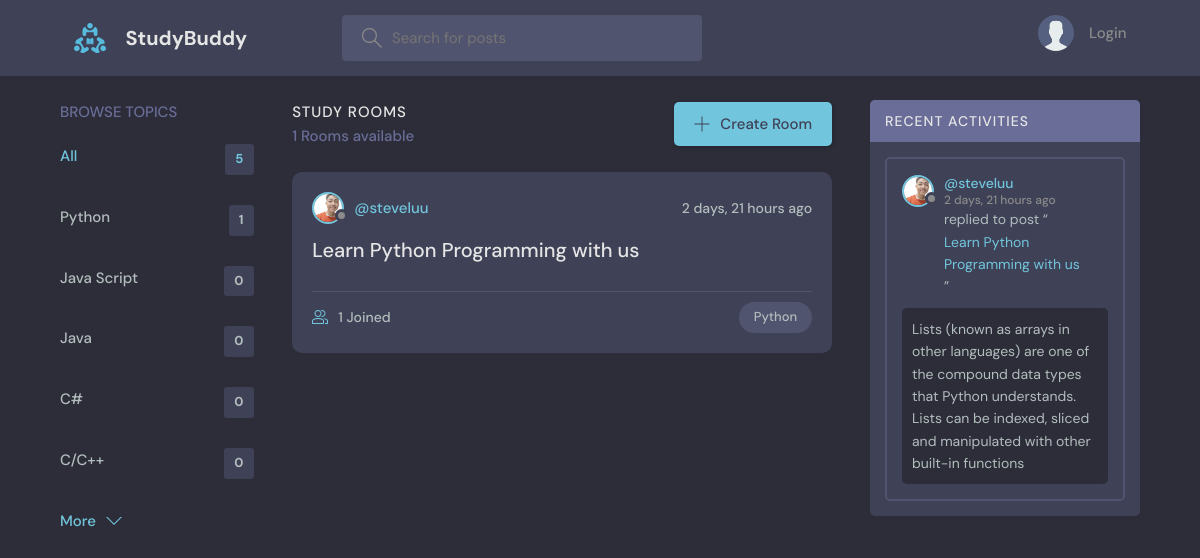
Before: / with the older database file.
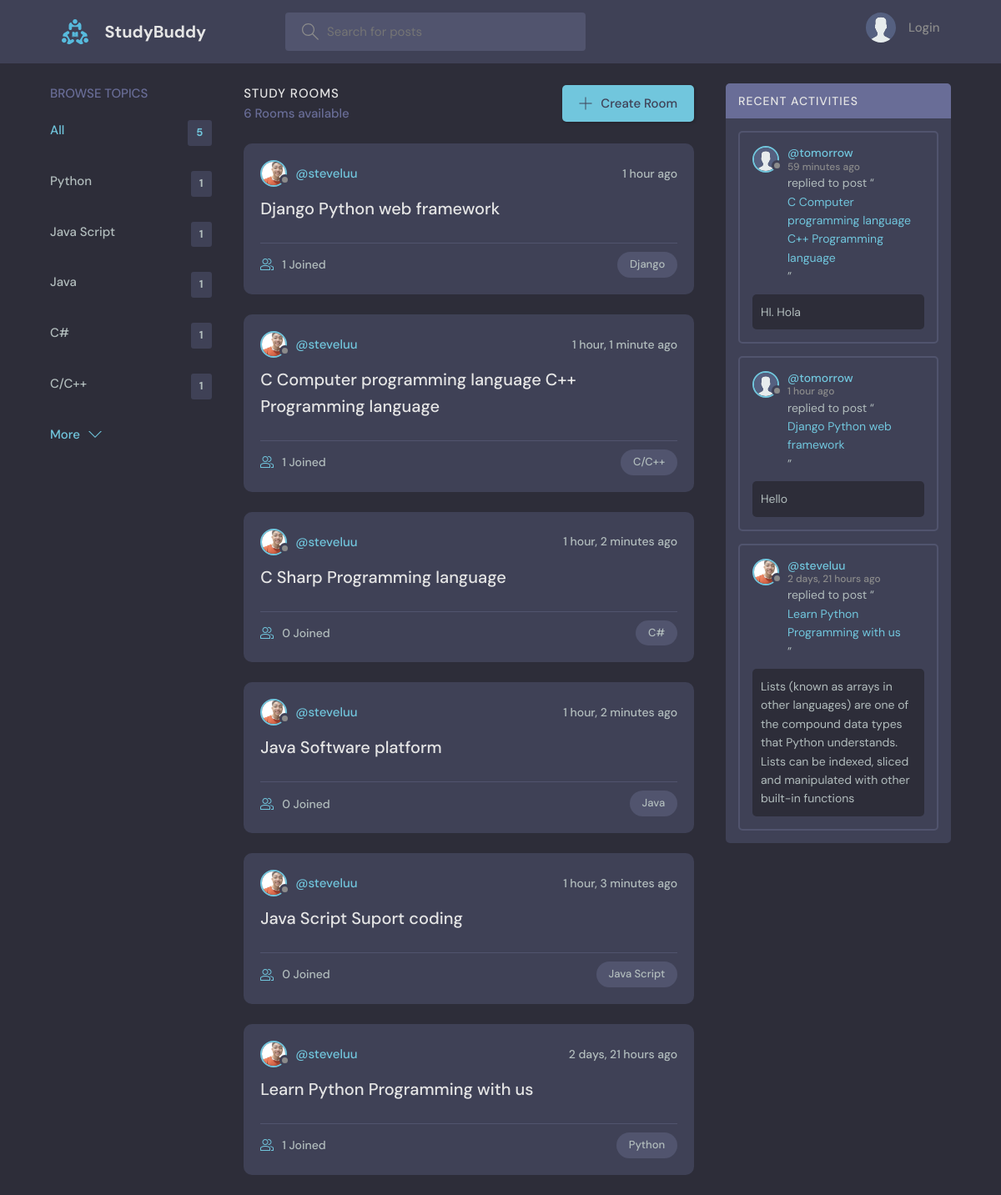
After: the same page with the newer database file.
### base/models.py (models this page shows, shortened)
class Topic(models.Model):
    name = models.CharField(max_length=200)

class Room(models.Model):
    host = models.ForeignKey(User, on_delete=models.SET_NULL, null=True)
    topic = models.ForeignKey(Topic, on_delete=models.SET_NULL, null=True)
    name = models.CharField(max_length=200)
    description = models.TextField(null=True, blank=True)
    participants = models.ManyToManyField(
        User, related_name='participants', blank=True)
    updated = models.DateTimeField(auto_now=True)
    created = models.DateTimeField(auto_now_add=True)
    class Meta:
        ordering = ['-updated', '-created']
    def __str__(self):
        return self.name

class User(AbstractUser):
    name = models.CharField(max_length=200, null=True)
    email = models.EmailField(unique=True, null=True)
    bio = models.TextField(null=True)
    avatar = models.ImageField(null=True, default="avatar.svg")
    USERNAME_FIELD = 'email'
    REQUIRED_FIELDS = []
    pass

class Message(models.Model):
    user = models.ForeignKey(User, on_delete=models.CASCADE)
    room = models.ForeignKey(Room, on_delete=models.CASCADE)
    body = models.TextField()
    updated = models.DateTimeField(auto_now=True)
    created = models.DateTimeField(auto_now_add=True)
    class Meta:
        ordering = ['-updated', '-created']

### base/views.py (the view)
# urls.py: path('', views.home, name="home"),
def home(request):
    q = request.GET.get('q') if request.GET.get('q') != None else ''
    rooms = Room.objects.filter(
        Q(topic__name__icontains=q) |
        Q(name__icontains=q) |
        Q(description__icontains=q)
    )
    topics = Topic.objects.all()[0:5]
    room_count = rooms.count()
    room_messages = Message.objects.filter(
        Q(room__topic__name__icontains=q))[0:3]
    context = {'rooms': rooms, 'topics': topics,
               'room_count': room_count, 'room_messages': room_messages}
    return render(request, 'base/home.html', context)

### base/templates/base/home.html (shortened to what this page needs)
{% extends 'main.html' %}
{% block content %}
<main class="layout layout--3">
  <div class="container">
    {% include 'base/topics_component.html' %}
    <div class="roomList">
      <div class="roomList__header">
        <div>
          <h2>Study Rooms</h2>
          <p>{{room_count}} Rooms available</p>
        </div>
        <a class="btn btn--main" href="{% url 'create-room' %}">
          <svg version="1.1" xmlns="http://www.w3.org/2000/svg" width="32" height="32" viewBox="0 0 32 32">
            <title>add</title>
            <path
              d="M16.943 0.943h-1.885v14.115h-14.115v1.885h14.115v14.115h1.885v-14.115h14.115v-1.885h-14.115v-14.115z">
            </path>
          </svg>
          Create Room
        </a>
      </div>
      {% include 'base/feed_component.html' %}
    </div>
    {% include 'base/activity_component.html' %}
  </div>
</main>
{% endblock %}

### base/templates/base/topics_component.html
<div class="topics">
    <div class="topics__header">
        <h2>Browse Topics</h2>
    </div>
    <ul class="topics__list">
        <li>
            <a href="{% url 'home' %}" class="active">All <span>{{topics.count}}</span></a>
        </li>
        {% for topic in topics %}
        <li>
            <a href="{% url 'home' %}?q={{topic.name}}">{{topic.name}}<span>{{topic.room_set.all.count}}</span></a>
        </li>
        {% endfor %}
    </ul>
    <a class="btn btn--link" href="{% url 'topics' %}">
        More
        <svg version="1.1" xmlns="http://www.w3.org/2000/svg" width="32" height="32" viewBox="0 0 32 32">
            <title>chevron-down</title>
            <path d="M16 21l-13-13h-3l16 16 16-16h-3l-13 13z"></path>
        </svg>
    </a>
</div>

### base/templates/base/feed_component.html (shortened to what this page needs)
{% for room in rooms %}
<div class="roomListRoom">
    <div class="roomListRoom__header">
        <a href="{% url 'user-profile' room.host.id %}" class="roomListRoom__author">
            <div class="avatar avatar--small">
                <img src="{{room.host.avatar.url}}" />
            </div>
            <span>@{{room.host.username}}</span>
        </a>
        <div class="roomListRoom__actions">
            <span>{{room.created|timesince}} ago</span>
        </div>
    </div>
    <div class="roomListRoom__content">
        <a href="{% url 'room' room.id %}">{{room.name}}</a>
    </div>
    <div class="roomListRoom__meta">
        <a href="{% url 'room' room.id %}" class="roomListRoom__joined">
            {{room.participants.all.count}} Joined
        </a>
        <p class="roomListRoom__topic">{{room.topic.name}}</p>
    </div>
</div>
{% endfor %}

### base/templates/base/activity_component.html (shortened to what this page needs)
<div class="activities">
    <div class="activities__header">
        <h2>Recent Activities</h2>
    </div>
    {% for message in room_messages %}
    <div class="activities__box">
        <div class="activities__boxHeader roomListRoom__header">
            <a href="{% url 'user-profile' message.user.id %}" class="roomListRoom__author">
                <div class="avatar avatar--small">
                    <img src="{{message.user.avatar.url}}" />
                </div>
                <p>
                    @{{message.user.username}}
                    <span>{{message.created|timesince}} ago</span>
                </p>
            </a>
        </div>
        <div class="activities__boxContent">
            <p>replied to post “<a href="{% url 'room' message.room.id %}">{{message.room}}</a>”</p>
            <div class="activities__boxRoomContent">{{message.body}}</div>
        </div>
    </div>
    {% endfor %}
</div>

Changed rows visible on the page:
computed for Topic "Java Script": room_set.all.count "0" → "1"
computed for Topic "Java": room_set.all.count "0" → "1"
computed for Topic (number 4 of 5 on the later page): room_set.all.count "0" → "1"
computed for Topic (number 5 of 5 on the later page): room_set.all.count "0" → "1"
added Room: host.avatar (picture), host.username "steveluu", created "1 hour", name "Django Python web framework", participants.all.count "1", topic.name "Django"
added Room: host.avatar (picture), host.username "steveluu", created "1 hour, 1 minute", name "C Computer programming language C++ Programming language", participants.all.count "1", topic.name "C/C++"
added Room: host.avatar (picture), host.username "steveluu", created "1 hour, 2 minutes", name "C Sharp Programming language", participants.all.count "0", topic.name "C#"
added Room: host.avatar (picture), host.username "steveluu", created "1 hour, 2 minutes", name "Java Software platform", participants.all.count "0", topic.name "Java"
added Room: host.avatar (picture), host.username "steveluu", created "1 hour, 3 minutes", name "Java Script Suport coding", participants.all.count "0", topic.name "Java Script"
added Message: user.avatar (placeholder picture), user.username "tomorrow", created "59 minutes", room "C Computer programming language C++ Programming language", body "HI. Hola"
added Message: user.avatar (placeholder picture), user.username "tomorrow", created "1 hour", room "Django Python web framework", body "Hello"
Other visible differences:
{{ room_count }}: "1" → "6"
